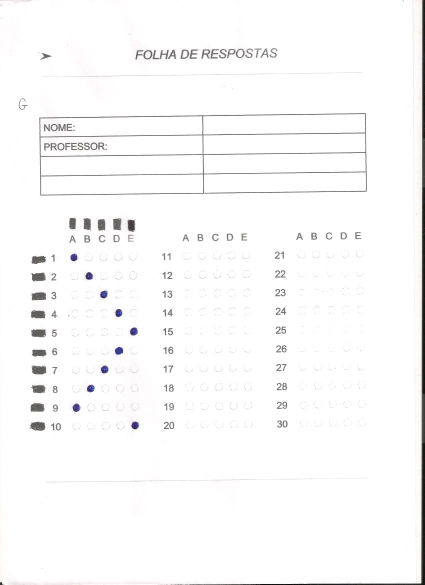
//> input picture imgs/gabarito.jpeg, 850 x 1169 px (shown at 1/2 size)
$ ./main   (built with g++ and OpenCV 4)
//> lines starting //> are read from the running program, lines starting //| are printed output that depends on the picture; after the words box and inside, x2 and y2 are one past the last pixel; in counts of white or black regions, pixels touching at a corner belong together
#include <stdio.h>
#include <iostream>
#include <opencv2/core/core.hpp>
#include <opencv2/imgproc/imgproc.hpp>
#include <opencv2/highgui/highgui.hpp>

using namespace cv;
using namespace std;

vector<vector<Point> > contornos;
vector<Vec4i> hierarchy;

void questoes( char src[], int vetor[] );

int main(){
    int totalAcertos = 0, gabarito_matriz[10], folha_matriz[10];
    questoes("imgs/gabarito.jpeg", gabarito_matriz);
    questoes("imgs/folha_1.jpeg", folha_matriz);
    for (int i = 0; i < 10; i++) {
        cout << "Gabarito " << i << " = " << gabarito_matriz[i] << endl;
        cout << "Folha " << i << " = " << folha_matriz[i] << endl;

        if (gabarito_matriz[i] == folha_matriz[i]) {
            totalAcertos++;
        }
        cout << "Total de acertos = " << totalAcertos << "/10" << endl;
    }
    waitKey(0);
}

void questoes( char src[], int vetor[]) {
//> called with src = "imgs/gabarito.jpeg"
    // 1 - ABRIR IMAGEM DO GABARITO
    Mat gabarito = imread(src);
//> gabarito is the input picture: 1169 rows x 850 cols, CV_8UC3; mean B, G, R 249.4, 249.3, 249.5
    Mat gabarito_escala_cinza;

    // 2 - REDIMENSIONAR IMAGEM
    resize(gabarito, gabarito, Size(600, 800));
//> gabarito: 800 rows x 600 cols, CV_8UC3

    // 3 - CONVERSÃO PARA ESCALA DE CINZA
    cvtColor(gabarito, gabarito_escala_cinza, CV_BGR2GRAY);

    // 4 - SUAVIZAÇÃO DA IMAGEM
    medianBlur(gabarito_escala_cinza, gabarito_escala_cinza, 7);
//> gabarito_escala_cinza: 800 rows x 600 cols, CV_8UC1; min 20, max 255, mean 251.4

    // 5 - LIMIARIZAÇÃO - fonte, destino, valor, adaptiveMethod, threshold type, blocksize, const
    threshold(gabarito_escala_cinza, gabarito_escala_cinza, 200, 255, THRESH_BINARY_INV);
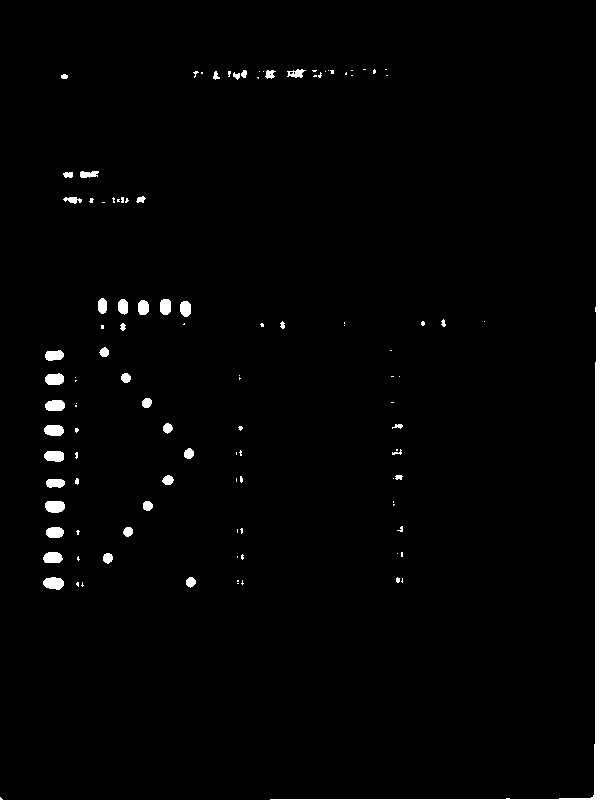
//> gabarito_escala_cinza: 800 rows x 600 cols, CV_8UC1; 1.8% white; 113 white regions (70 under 20 px), largest, box (x1, y1, x2, y2) and area: (270, 0, 600, 800) 4067, (43, 577, 64, 590) 210, (45, 501, 65, 513) 207

    // 6 - ABERTURA (EROSÃO SEGUIDA DE UMA DILATAÇÃO)
    // 6.1 - ELEMENTO ESTRUTURANTE 7X7
    Mat elemento_estruturante = getStructuringElement( MORPH_RECT, Size( 7 , 7 ));
    // 6.2 - EROSÃO
    morphologyEx(gabarito_escala_cinza, gabarito_escala_cinza, MORPH_ERODE, elemento_estruturante);
    // 6.3 - DILATAÇÃO
    morphologyEx(gabarito_escala_cinza, gabarito_escala_cinza, MORPH_DILATE, elemento_estruturante);
//> gabarito_escala_cinza: 800 rows x 600 cols, CV_8UC1; 1.4% white; 26 white regions, largest, box (x1, y1, x2, y2) and area: (593, 0, 600, 800) 3699, (46, 501, 64, 513) 197, (45, 578, 63, 589) 186

    // 7 - REDUZIR IMAGEM PARA SOMENTE AS REGIÕES DE INTERESSE
    // 7.1 - RETÂNGULO
    Rect myROI(20, 270, 220, 370);
    // 7.2 - RECORTAR
    gabarito_escala_cinza = gabarito_escala_cinza(myROI);
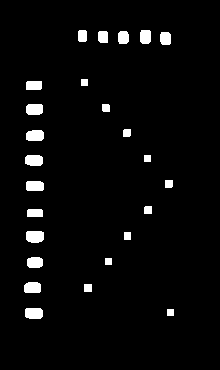
//> gabarito_escala_cinza: 370 rows x 220 cols, CV_8UC1; 3.6% white; 25 white regions

    // 8 - BUSCA POR CONTORNOS
    findContours(gabarito_escala_cinza, contornos, hierarchy, CV_RETR_EXTERNAL, CV_CHAIN_APPROX_SIMPLE);
//> contornos = 25 contours; largest, box (x1, y1, x2, y2) and area: (26, 231, 44, 243) 172, (25, 308, 43, 319) 162, (25, 155, 43, 166) 157, (26, 130, 44, 141) 157, (26, 104, 43, 115) 152

    // 9 - MOMENTOS DAS REGIÕES
    vector<Moments> momentos(contornos.size());
//> momentos = 25 items

    for( size_t i = 0; i < contornos.size(); i++) {
        momentos[i] = moments( contornos[i], false );
    }
//> this loop made 25 passes

    for (int i = 0; i < 10; i++) {
        vetor[i] = 0;
    }

    // 10 - CENTRO DE MASSA DAS REGIÕES
    vector<Point2f> centro_massa( contornos.size() );
    for( size_t i = 0; i < contornos.size(); i++ ) {
        centro_massa[i] = Point2f( static_cast<float>(momentos[i].m10/momentos[i].m00) , static_cast<float>(momentos[i].m01/momentos[i].m00) );

        // q1
        if (centro_massa[i].y > 60 && centro_massa[i].y <= 95) {
            if (centro_massa[i].x >= 70 && centro_massa[i].x <= 100) {
                vetor[0] = 1;
            } else if (centro_massa[i].x > 100 && centro_massa[i].x <= 120) {
                vetor[0] = 2;
            } else if (centro_massa[i].x > 120 && centro_massa[i].x <= 140) {
                vetor[0] = 3;
            } else if (centro_massa[i].x > 140 && centro_massa[i].x <= 165) {
                vetor[0] = 4;
            } else if (centro_massa[i].x > 165 && centro_massa[i].x <= 180) {
                vetor[0] = 5;
            }
        } else if (centro_massa[i].y > 95 && centro_massa[i].y <= 120) {
            if (centro_massa[i].x >= 70 && centro_massa[i].x <= 100) {
                vetor[1] = 1;
            } else if (centro_massa[i].x > 100 && centro_massa[i].x <= 120) {
                vetor[1] = 2;
            } else if (centro_massa[i].x > 120 && centro_massa[i].x <= 140) {
                vetor[1] = 3;
            } else if (centro_massa[i].x > 140 && centro_massa[i].x <= 165) {
                vetor[1] = 4;
            } else if (centro_massa[i].x > 165 && centro_massa[i].x <= 180) {
                vetor[1] = 5;
            }
        } else if (centro_massa[i].y > 120 && centro_massa[i].y <= 145) {
            if (centro_massa[i].x >= 70 && centro_massa[i].x <= 100) {
                vetor[2] = 1;
            } else if (centro_massa[i].x > 100 && centro_massa[i].x <= 120) {
                vetor[2] = 2;
            } else if (centro_massa[i].x > 120 && centro_massa[i].x <= 140) {
                vetor[2] = 3;
            } else if (centro_massa[i].x > 140 && centro_massa[i].x <= 165) {
                vetor[2] = 4;
            } else if (centro_massa[i].x > 165 && centro_massa[i].x <= 180) {
                vetor[2] = 5;
            }
        } else if (centro_massa[i].y > 145 && centro_massa[i].y <= 170) {
            if (centro_massa[i].x >= 70 && centro_massa[i].x <= 100) {
                vetor[3] = 1;
            } else if (centro_massa[i].x > 100 && centro_massa[i].x <= 120) {
                vetor[3] = 2;
            } else if (centro_massa[i].x > 120 && centro_massa[i].x <= 140) {
                vetor[3] = 3;
            } else if (centro_massa[i].x > 140 && centro_massa[i].x <= 165) {
                vetor[3] = 4;
            } else if (centro_massa[i].x > 165 && centro_massa[i].x <= 180) {
                vetor[3] = 5;
            }
        } else if (centro_massa[i].y > 170 && centro_massa[i].y <= 195) {
            if (centro_massa[i].x >= 70 && centro_massa[i].x <= 100) {
                vetor[4] = 1;
            } else if (centro_massa[i].x > 100 && centro_massa[i].x <= 120) {
                vetor[4] = 2;
            } else if (centro_massa[i].x > 120 && centro_massa[i].x <= 140) {
                vetor[4] = 3;
            } else if (centro_massa[i].x > 140 && centro_massa[i].x <= 165) {
                vetor[4] = 4;
            } else if (centro_massa[i].x > 165 && centro_massa[i].x <= 180) {
                vetor[4] = 5;
            }
        } else if (centro_massa[i].y > 195 && centro_massa[i].y <= 220) {
            if (centro_massa[i].x >= 70 && centro_massa[i].x <= 100) {
                vetor[5] = 1;
            } else if (centro_massa[i].x > 100 && centro_massa[i].x <= 120) {
                vetor[5] = 2;
            } else if (centro_massa[i].x > 120 && centro_massa[i].x <= 140) {
                vetor[5] = 3;
            } else if (centro_massa[i].x > 140 && centro_massa[i].x <= 165) {
                vetor[5] = 4;
            } else if (centro_massa[i].x > 165 && centro_massa[i].x <= 180) {
                vetor[5] = 5;
            }
        } else if (centro_massa[i].y > 220 && centro_massa[i].y <= 245) {
            if (centro_massa[i].x >= 70 && centro_massa[i].x <= 100) {
                vetor[6] = 1;
            } else if (centro_massa[i].x > 100 && centro_massa[i].x <= 120) {
                vetor[6] = 2;
            } else if (centro_massa[i].x > 120 && centro_massa[i].x <= 140) {
                vetor[6] = 3;
            } else if (centro_massa[i].x > 140 && centro_massa[i].x <= 165) {
                vetor[6] = 4;
            } else if (centro_massa[i].x > 165 && centro_massa[i].x <= 180) {
                vetor[6] = 5;
            }
        } else if (centro_massa[i].y > 245 && centro_massa[i].y <= 270) {
            if (centro_massa[i].x >= 70 && centro_massa[i].x <= 100) {
                vetor[7] = 1;
            } else if (centro_massa[i].x > 100 && centro_massa[i].x <= 120) {
                vetor[7] = 2;
            } else if (centro_massa[i].x > 120 && centro_massa[i].x <= 140) {
                vetor[7] = 3;
            } else if (centro_massa[i].x > 140 && centro_massa[i].x <= 165) {
                vetor[7] = 4;
            } else if (centro_massa[i].x > 165 && centro_massa[i].x <= 180) {
                vetor[7] = 5;
            }
        } else if (centro_massa[i].y > 270 && centro_massa[i].y <= 300) {
            if (centro_massa[i].x >= 70 && centro_massa[i].x <= 100) {
                vetor[8] = 1;
            } else if (centro_massa[i].x > 100 && centro_massa[i].x <= 120) {
                vetor[8] = 2;
            } else if (centro_massa[i].x > 120 && centro_massa[i].x <= 140) {
                vetor[8] = 3;
            } else if (centro_massa[i].x > 140 && centro_massa[i].x <= 165) {
                vetor[8] = 4;
            } else if (centro_massa[i].x > 165 && centro_massa[i].x <= 180) {
                vetor[8] = 5;
            }
        } else if (centro_massa[i].y > 300 && centro_massa[i].y <= 325) {
            if (centro_massa[i].x >= 70 && centro_massa[i].x <= 100) {
                vetor[9] = 1;
            } else if (centro_massa[i].x > 100 && centro_massa[i].x <= 120) {
                vetor[9] = 2;
            } else if (centro_massa[i].x > 120 && centro_massa[i].x <= 140) {
                vetor[9] = 3;
            } else if (centro_massa[i].x > 140 && centro_massa[i].x <= 165) {
                vetor[9] = 4;
            } else if (centro_massa[i].x > 165 && centro_massa[i].x <= 180) {
                vetor[9] = 5;
            }
        }

    }
//> in main, `questoes("imgs/gabarito.jpeg", gabarito_matriz);`: gabarito_matriz = [1, 2, 3, 4, 5, 4, 3, 2, 1, 5]
//> call 2 of questoes, with src = "imgs/folha_1.jpeg"
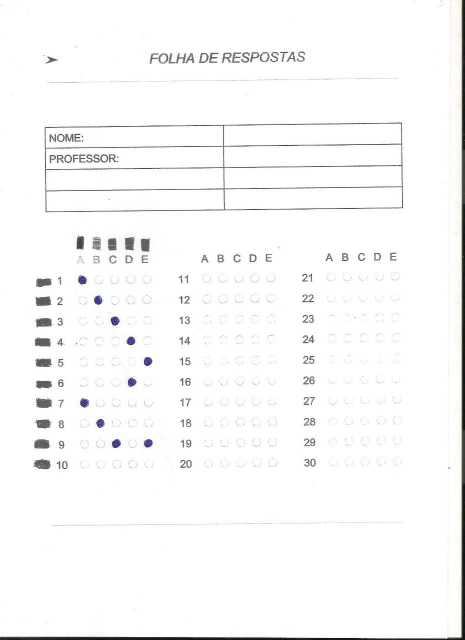
//> input picture imgs/folha_1.jpeg, 930 x 1280 px (shown at 1/2 size)
//> in questoes, gabarito is the input picture: 1280 rows x 930 cols, CV_8UC3; mean B, G, R 248.3, 248.4, 248.4
//> in questoes (call 2), `resize(gabarito, gabarito, Size(600, 800));`:
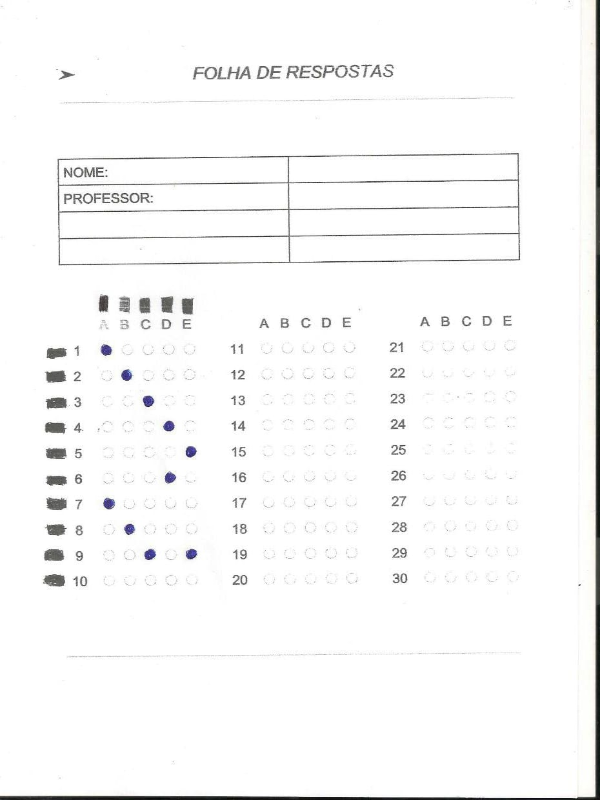
//> gabarito: 800 rows x 600 cols, CV_8UC3; mean B, G, R 248.3, 248.3, 248.4
//> in questoes (call 2), `medianBlur(gabarito_escala_cinza, gabarito_escala_cinza, 7);`:
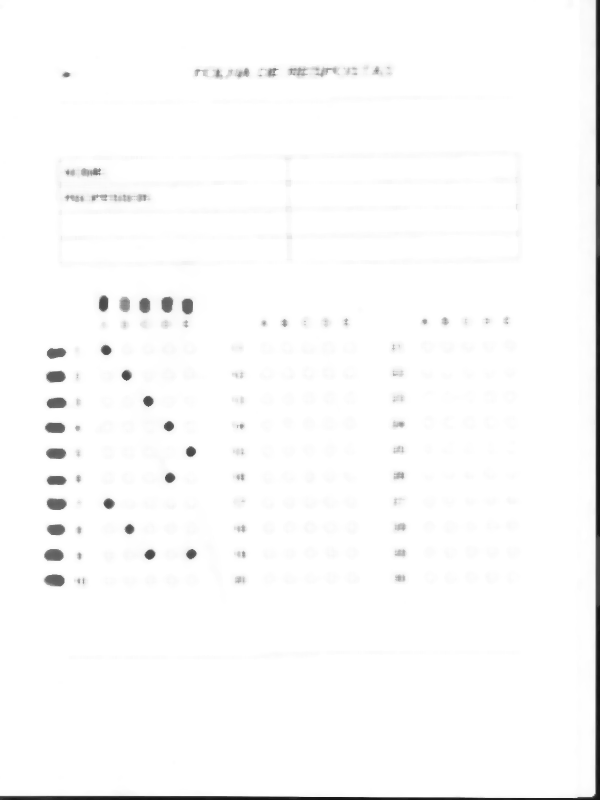
//> gabarito_escala_cinza: 800 rows x 600 cols, CV_8UC1; min 17, max 255, mean 250.5
//> in questoes (call 2), `threshold(gabarito_escala_cinza, gabarito_escala_cinza, 200, 255, THRE..`: gabarito_escala_cinza: 800 rows x 600 cols, CV_8UC1; 2.2% white; 109 white regions (60 under 20 px), largest, box (x1, y1, x2, y2) and area: (0, 0, 600, 800) 5891, (44, 574, 65, 587) 207, (44, 549, 64, 561) 203
//> in questoes (call 2), `morphologyEx(gabarito_escala_cinza, gabarito_escala_cinza, MORPH_DILAT..`:
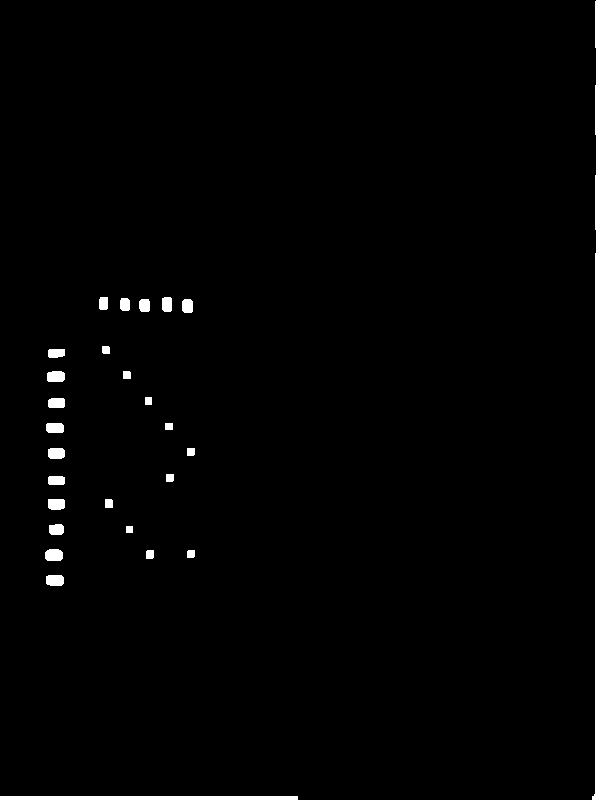
//> gabarito_escala_cinza: 800 rows x 600 cols, CV_8UC1; 1.7% white; 27 white regions, largest, box (x1, y1, x2, y2) and area: (592, 0, 600, 800) 3913, (0, 796, 298, 800) 1192, (45, 549, 63, 561) 196
//> in questoes (call 2), `gabarito_escala_cinza = gabarito_escala_cinza(myROI);`:
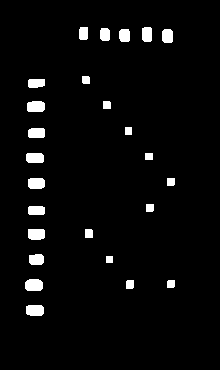
//> gabarito_escala_cinza: 370 rows x 220 cols, CV_8UC1; 3.6% white; 25 white regions
//> in questoes (call 2), `findContours(gabarito_escala_cinza, contornos, hierarchy, CV_RETR_EXTE..`: contornos = 25 contours; largest, box (x1, y1, x2, y2) and area: (25, 279, 43, 291) 172, (26, 305, 44, 316) 160, (27, 101, 45, 112) 160, (28, 229, 45, 240) 152, (28, 178, 45, 189) 152
//> the loop in questoes (call 2), `for( size_t i = 0; i < contornos.size(); i++)` made 25 passes
//> the loop in questoes (call 2), `for( size_t i = 0; i < contornos.size(); i++ )` made 25 passes
//> in main, `questoes("imgs/folha_1.jpeg", folha_matriz);`: folha_matriz = [1, 2, 3, 4, 5, 4, 1, 2, 3, 0]
//> the loop in main, `for (int i = 0; i < 10; i++)` made 10 passes
//| Gabarito 0 = 1
//| Folha 0 = 1
//| Gabarito 1 = 2
//| Folha 1 = 2
//> (the first 4 of 16 printed lines)
//> (output is shown up to pass 8 of 10)
//> after the loop in main, `for (int i = 0; i < 10; i++)`: totalAcertos = 7
}
